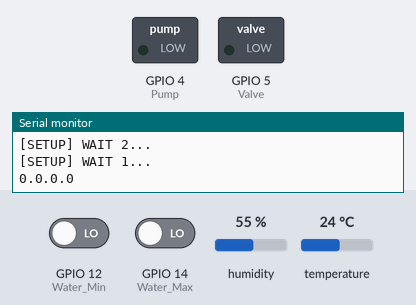
Recording of a sketch running on a simulated ESP8266 (NodeMCU). Parts: switched loads named in the sketch (green lamp = pin HIGH), the last lines printed to the serial monitor. Inputs (shaded band) come from the test bench; at power-on: GPIO 12 (Water_Min) LOW, GPIO 14 (Water_Max) LOW, humidity 55 %, temperature 24 °C. WiFi joins after 1.5 s; servers stay silent unless stated.

Above: at 7.2 s.
7.3 s: GPIO 12 (Water_Min) driven HIGH
19.2 s: GPIO 14 (Water_Max) driven HIGH
At 20.8 s:
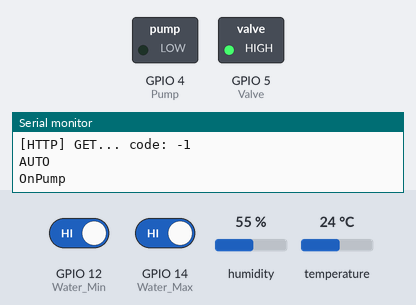
33.2 s: GPIO 14 (Water_Max) driven LOW
39.1 s: GPIO 12 (Water_Min) driven LOW
At 40.9 s:
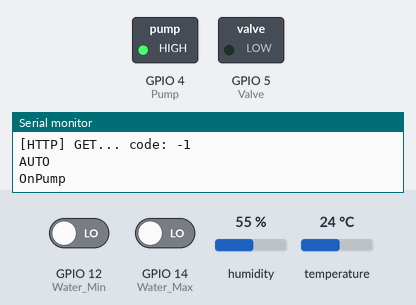
Timing chart, 0 to 52.7 s (numbered marks = the images above; inputs shaded):
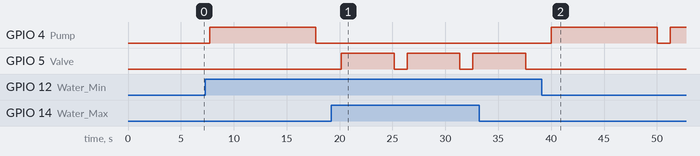

The sketch:

_01_Getstarting.ino
```cpp
#include <Arduino.h>
#include <ESP8266WiFi.h>
#include <ESP8266WiFiMulti.h>
#include <ESP8266HTTPClient.h>

#include "DHT.h"
////////////////////////////////////////////////////////////////////////////////
//////////Define Pin///////////////////////////////////////////////////////////
#define USE_SERIAL Serial
int DHTPIN = 2;          //setpin of DHT at D4
int DHTTYPE = DHT11;     //set Dht Type
/////////////////-----------------------------------//////////////////////////
int Pump = 4;             //setpin of AC_Pump at D2
int Valve = 5;               //setpin of Valve to D1
int Water_Max = 14;            //setpin of MAX at D5
int Water_Min = 12;            //setpin of Min at D6
//int Led_Blue = 13;            //setpin of Led Red at D7
///////////////////////////////////////////////////////////////////////////////
void SendData(float h,float t,String w);     //Define Senddata Voide
void go_auto(String w);
////////////Setup//////////////////////////////////////////////////////////////

const char* ssid     = "true_home2G_792";            //Set ssid
const char* password = "ilovestudy";                    //Set Password
const char* Server   = "192.168.1.49";           //set Server Domain or Server ip
ESP8266WiFiMulti WiFiMulti;
DHT dht(DHTPIN, DHTTYPE);                             //Start DHT

void setup()
{
    USE_SERIAL.begin(115200);
      for(uint8_t t = 6; t > 0; t--)
      {
        USE_SERIAL.printf("[SETUP] WAIT %d...\n", t);
        USE_SERIAL.flush();
        delay(1000);
      }
    WiFiMulti.addAP(ssid, password);    //Set SSID and Password (SSID, Password)
    WiFi.begin(ssid, password);         //Set starting for Wifi
    Serial.println(WiFi.localIP());
    dht.begin();
    ////////////////////////////////SetuoPinMode//////////////////////////////////////////
    pinMode(Pump,OUTPUT);
    pinMode(Valve,OUTPUT);
    pinMode(Water_Min,INPUT);
    pinMode(Water_Max,INPUT);


}

////////////////////Loop////////////////////////////////////////////////////////////////////

void loop()
{
    //float h = 30;
    //float t = 25;
    float h = dht.readHumidity();      //Read Humidity
    float t = dht.readTemperature();   //Read Temperature
    String w = "";
  if (isnan(t) || isnan(h))
  {
    Serial.println("FaiLed to read from DHT");
  }
  else
  {
      if(digitalRead(Water_Min)==1&&digitalRead(Water_Max)==1)
     {
        w = "LOW_Water";
      }
      if(digitalRead(Water_Min)==0&&digitalRead(Water_Max)==1)
      {
        w = "OK_Water";
      }
      if(digitalRead(Water_Min)==0&&digitalRead(Water_Max)==0)
      {
        w ="HIGH_Water";
      }

      SendData(h,t,w);
  }


}
void go_auto(String w )
{
  Serial.println("AUTO");
  if(w=="HIGH_Water"){
    digitalWrite(Pump,HIGH);
    Serial.println("OnPump");
    delay(10000);
    digitalWrite(Pump,LOW);
    Serial.println("OffPump");
  }
  if(w=="OK_Water")
  {
   digitalWrite(Pump,HIGH);
   Serial.println("OnPump");
   delay(15000);
   digitalWrite(Pump,LOW);
   Serial.println("OffPump");
   delay(60000);
  }
  if(w=="LOW_Water")
  {
    digitalWrite(Valve,HIGH);
    Serial.println("OnPump");
    delay(5000);
    digitalWrite(Valve,LOW);
    Serial.println("OffPump");
  }
}
///////////////////////SednData//////////////////////////////////////////////////////////////////
void SendData(float h,float t,String w)
{

  // wait for WiFi connection
    if((WiFiMulti.run() == WL_CONNECTED))
    {
        HTTPClient http;
        String str = "http://" +String(Server)+":5000" +"/data/" + String(t)+"/"+String(h)+"/"+w;
        Serial.println(str);
        http.begin(str);
        int httpCode = http.GET();
        USE_SERIAL.printf("[HTTP] GET... code: %d\n", httpCode);
        if(httpCode > 0)
        {
            if(httpCode == HTTP_CODE_OK)
              {
                String payload = http.getString();
      //-------------------Control----------------------------//
                USE_SERIAL.print("payload");
                USE_SERIAL.println(payload);
                String x = payload.substring(4,7);
                Serial.println(payload.substring(0,3));
                Serial.println(payload.substring(4,7));
                Serial.println (payload.substring(8));

                if( payload.substring(8)=="M")
                {
                  Serial.println("Manual");
                   if(payload.substring(0,3)=="101")
                   {
                     //OnPump;
                     digitalWrite(Pump,HIGH);
                     Serial.println("OnPump");
                    }
                   if(payload.substring(4,7)=="201")
                    {
                      //OnValve;
                      digitalWrite(Valve,HIGH);
                      Serial.println("OnValve");
                    }
                   if(payload.substring(0,3)=="100")
                    {
                      //OffPump;
                      digitalWrite(Pump,LOW);
                      Serial.println("OffPump");
                    }
                   if(payload.substring(4,7)=="200")
                    {
                      //OffValve;
                      digitalWrite(Valve,LOW);
                      Serial.println("OffValve");
                    }
                }
                else
                {
                  go_auto(w);
                }
              }


        }


         else
        {
          go_auto(w);
        }
        http.end();
    }
    else
    {
      go_auto(w);
    }

    delay(1000);
  }
```

Measured:
- after the input at 19.2 s, GPIO 5 (Valve): alternates HIGH for 5.0 s and LOW for 1.2 s, starting after 0.95 s
- after the input at 39.1 s, GPIO 4 (Pump): LOW → HIGH after 0.93 s, → LOW 10.0 s later, → HIGH 1.2 s later
